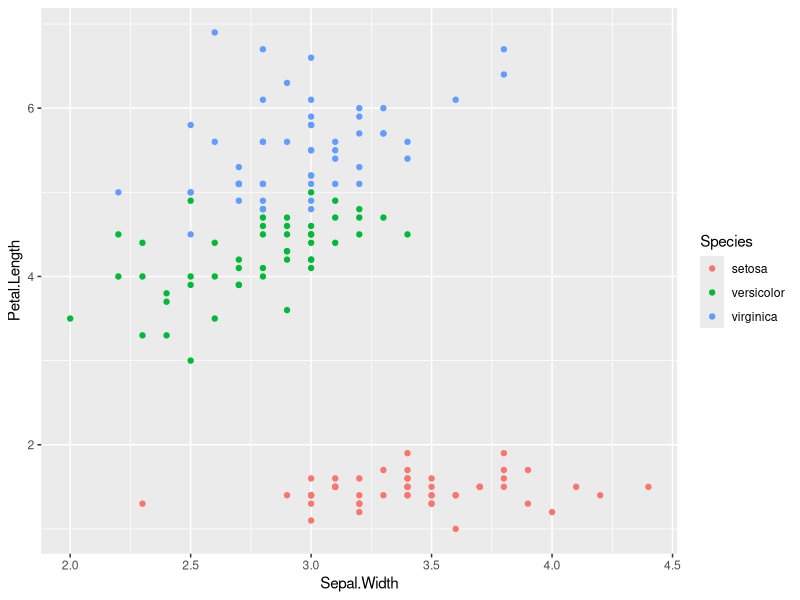
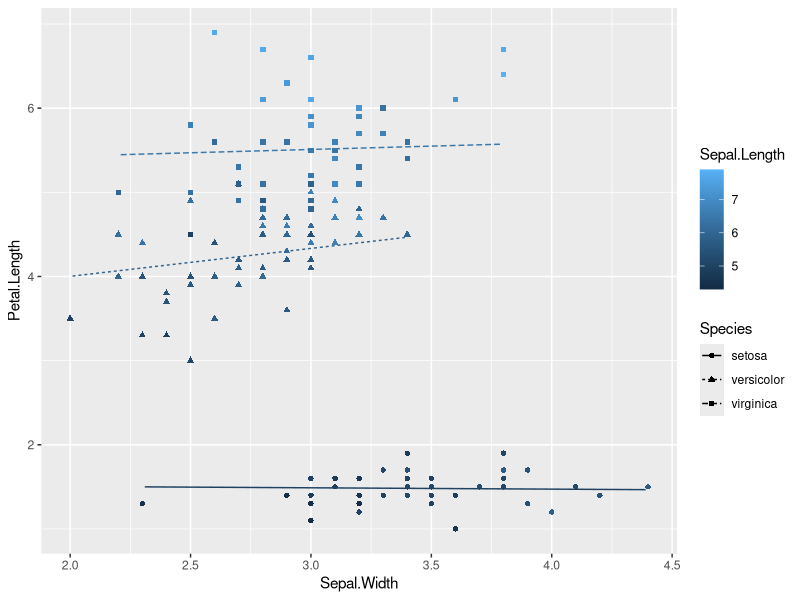

R code for these plots, in order:
## ---- chunk 1
library(tidyverse)
data(iris)
ggplot(iris, aes(x=Sepal.Width, y=Petal.Length)) +
  geom_point(aes(color=Species))
## ---- chunk 2
irislm <- lm(Petal.Length~(Sepal.Width + Sepal.Length + Species)^2, data=iris)
nd <- crossing(Species = factor(levels(iris$Species)),
               Sepal.Width = seq(min(iris$Sepal.Width), max(iris$Sepal.Width), by = 0.01))
sepalstats <- iris %>%
  group_by(Species) %>%
  summarize(minsw = min(Sepal.Width),
            maxsw = max(Sepal.Width),
            medsl = median(Sepal.Length))
nd <- left_join(nd, sepalstats, by="Species") %>%
  mutate(Sepal.Length = medsl) %>%
  filter(Sepal.Width > minsw,
         Sepal.Width < maxsw)
library(broom)
predicted <-  augment(irislm, newdata = nd)
ggplot(iris, aes(x=Sepal.Width, y=Petal.Length)) +
  geom_point(aes(shape=Species, color=Sepal.Length)) + 
  geom_line(aes(y = .fitted, linetype=Species, color=Sepal.Length), data = predicted)
